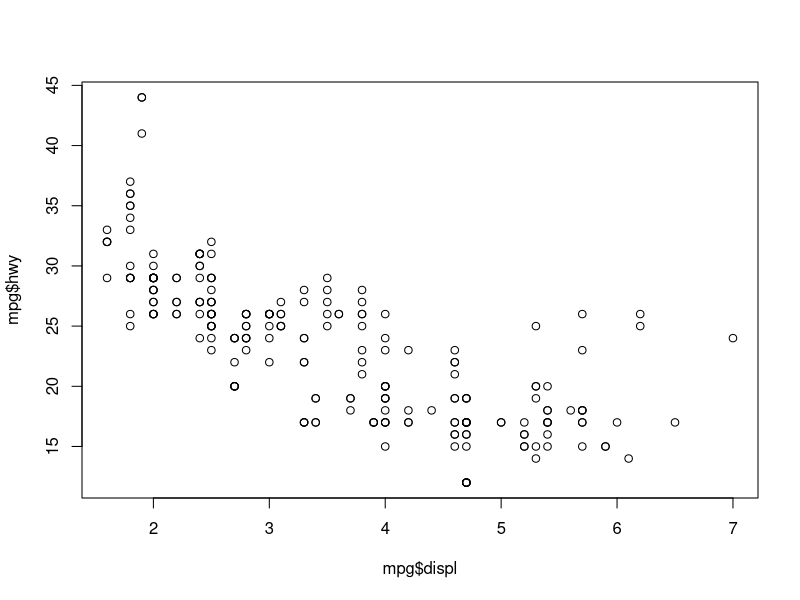
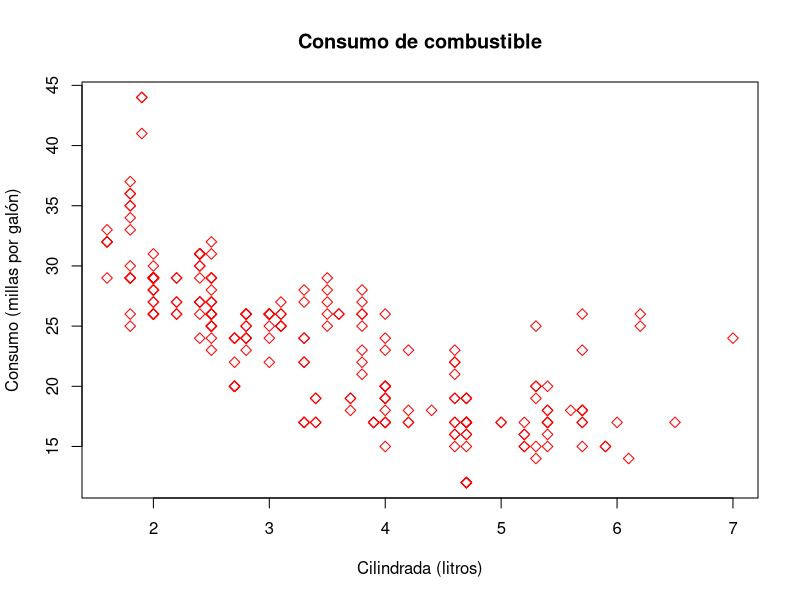
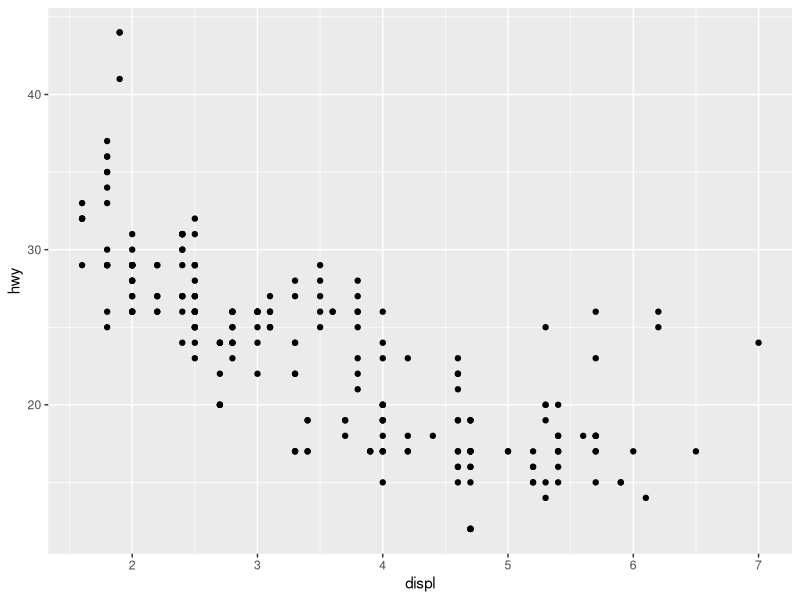
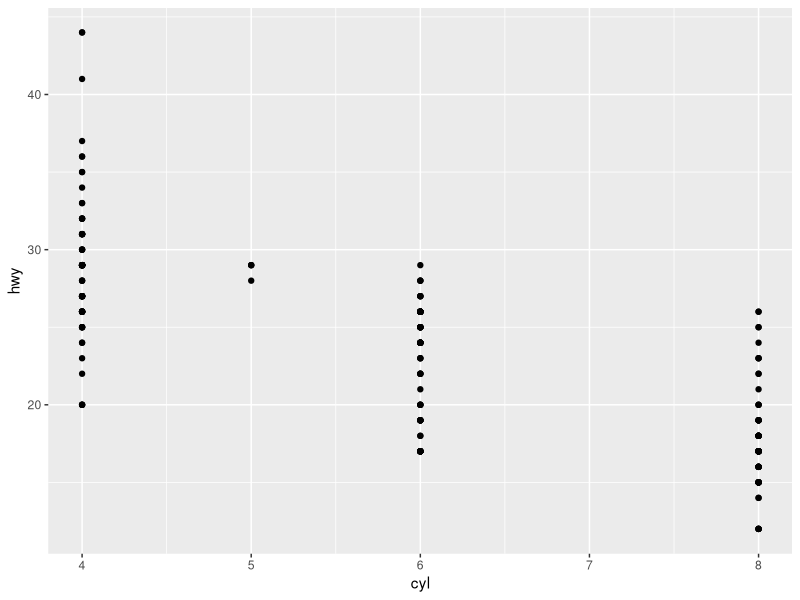
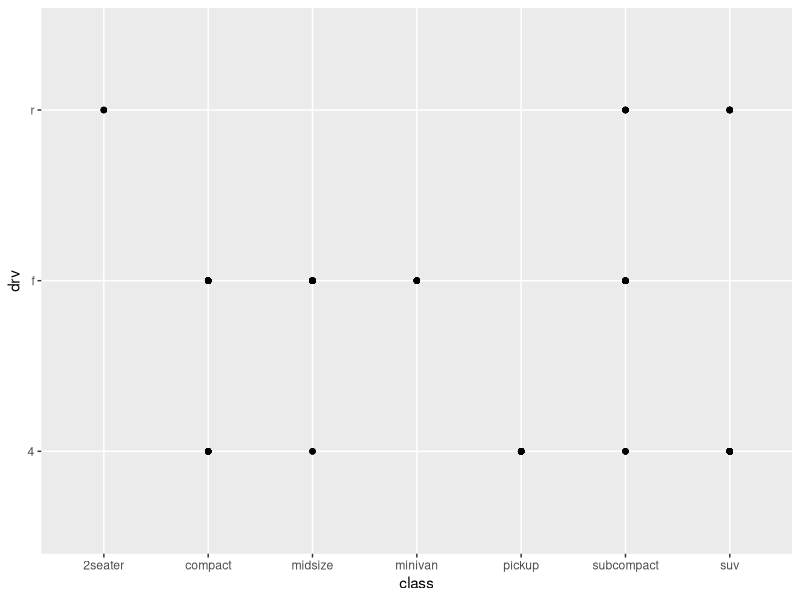
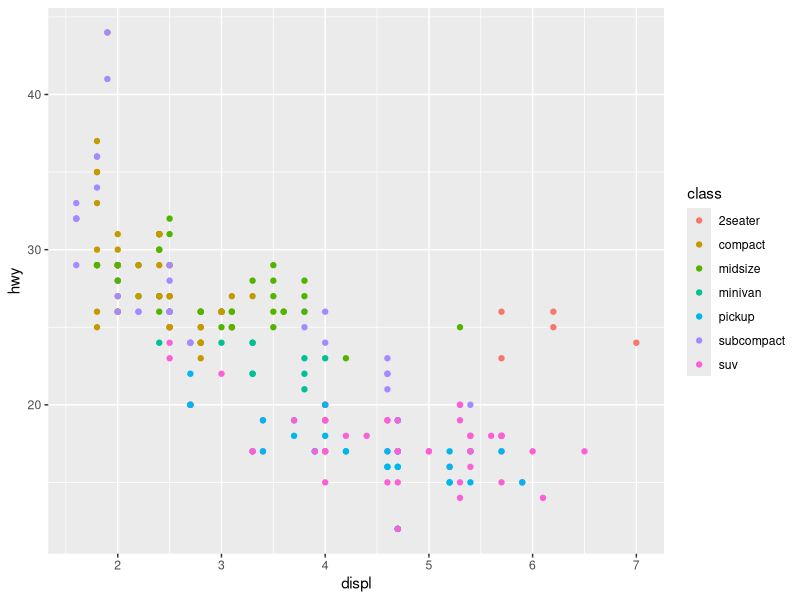
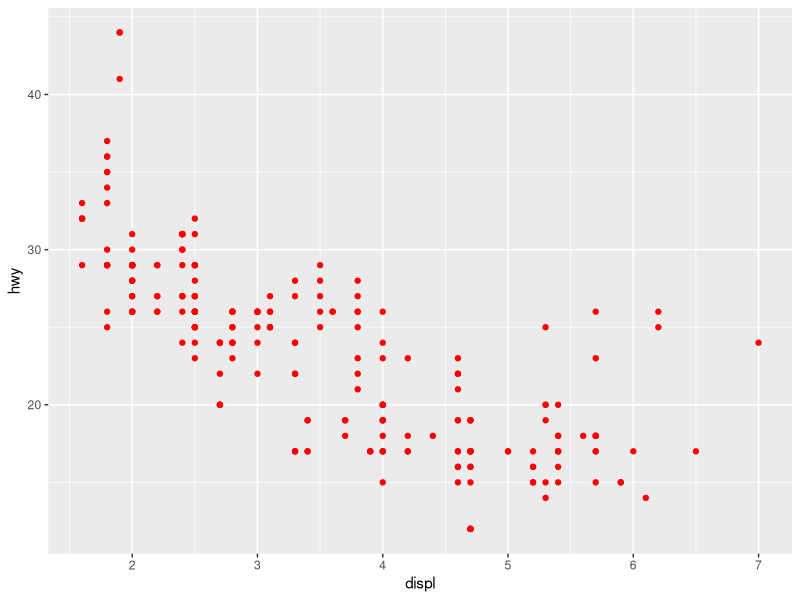
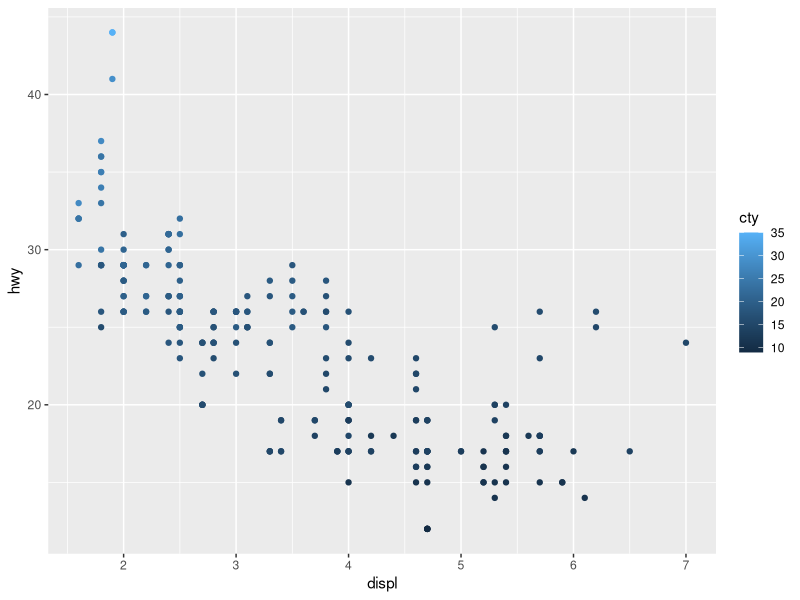

Recreate these plots in R, in order.
## ---- chunk 1
library(tidyverse)
## ---- chunk 2
mpg
## ---- chunk 3
head(diamonds, n = 10)
## ---- chunk 4
plot(mpg$displ, mpg$hwy)
## ---- chunk 5
plot(mpg$displ, mpg$hwy,
     main = "Consumo de combustible",
     xlab = "Cilindrada (litros)",
     ylab = "Consumo (millas por galón)", 
     pch = 5,
     col = "red")
## ---- chunk 6
ggplot(data = mpg) + 
  geom_point(mapping = aes(x = displ, y = hwy))
## ---- chunk 7
ggplot(mpg, aes(x = cyl, y = hwy)) +
  geom_point()
## ---- chunk 8
ggplot(mpg, aes(x = class, y = drv)) +
  geom_point()
## ---- chunk 9
ggplot(data = mpg) + 
  geom_point(mapping = aes(x = displ, y = hwy, color = class))
## ---- chunk 10
ggplot(data = mpg) + 
  geom_point(mapping = aes(x = displ, y = hwy), color = "red")
## ---- chunk 11
ggplot(mpg, aes(x = displ, y = hwy, colour = cty)) +
  geom_point()

ggplot(mpg, aes(x = displ, y = hwy, size = cty)) +
  geom_point()

## ---- chunk 12
ggplot(mpg, aes(x = displ, y = hwy, colour = cty, size = cty)) +
  geom_point()
## ---- chunk 13
ggplot(mpg, aes(x = displ, y = hwy, colour = displ < 5)) +
  geom_point()
## ---- chunk 14
ggplot(data = mpg) + 
  geom_point(mapping = aes(x = displ, y = hwy)) + 
  facet_wrap(~ class, nrow = 2)
## ---- chunk 15
ggplot(data = mpg) + 
  geom_point(mapping = aes(x = displ, y = hwy)) + 
  facet_grid(drv ~ cyl)
## ---- chunk 16
ggplot(data = mpg) + 
  geom_point(mapping = aes(x = drv, y = cyl)) 
## ---- chunk 17
ggplot(data = mpg) + 
  geom_point(mapping = aes(x = displ, y = hwy)) +
  facet_grid(drv ~ .)

ggplot(data = mpg) + 
  geom_point(mapping = aes(x = displ, y = hwy)) +
  facet_grid(. ~ cyl)
## ---- chunk 18
ggplot(data = mpg) +
  geom_point(mapping = aes(x = displ, y = hwy)) +
  facet_wrap(~class, nrow = 4)
## ---- chunk 19
ggplot(mpg, aes(x = displ, y = hwy)) +
  geom_point() +
  facet_grid(. ~ cty)
## ---- chunk 20
ggplot(data = mpg) + 
  geom_line(mapping = aes(x = displ, y = hwy))
## ---- chunk 21
ggplot(data = mpg) + 
  geom_point(mapping = aes(x = displ, y = hwy, colour = class), alpha = 0.4, size = 3)  +
  geom_smooth(mapping = aes(x = displ, y = hwy)) +
  xlab('Cilindrada (litros)') +
  ylab('Consumo (millas por galón)') +
  theme_light()
## ---- chunk 22
ggplot(data = mpg) + 
  geom_smooth(mapping = aes(x = displ, y = hwy, linetype = drv))
## ---- chunk 23
# suavizar de acuerdo a los niveles de 'drv'
# agrupa, pero no diferencia con colores o tipos de línea
ggplot(data = mpg) +
  geom_smooth(mapping = aes(x = displ, y = hwy, group = drv))

# suavizar de acuerdo a los niveles de 'drv'
# agrupa y diferencia con colores
ggplot(data = mpg) +
  geom_smooth(
    mapping = aes(x = displ, y = hwy, color = drv),
    show.legend = FALSE
  )
## ---- chunk 24
ggplot(data = mpg) + 
  geom_point(mapping = aes(x = displ, y = hwy, color = class)) + 
  geom_smooth(data = filter(mpg, class == "suv"), 
              mapping = aes(x = displ, y = hwy, color = class), 
              se = FALSE)
## ---- chunk 25
ggplot(data = mpg, mapping = aes(x = displ, y = hwy, color = class)) + 
  geom_point() + 
  geom_smooth(data = filter(mpg, class == "suv"),
              se = FALSE)

ggplot(data = mpg, mapping = aes(x = displ, y = hwy, color = class)) + 
  geom_point() + 
  geom_smooth(data = filter(mpg, class == "suv"),
              se = TRUE)
## ---- chunk 26
ggplot(mpg, aes(x = displ, y = hwy)) +
  geom_point() +
  geom_smooth(se = FALSE, )

ggplot(mpg, aes(x = displ, y = hwy)) +
  geom_smooth(mapping = aes(group = drv), se = FALSE) +
  geom_point()

ggplot(mpg, aes(x = displ, y = hwy, colour = drv)) +
  geom_point() +
  geom_smooth(se = FALSE)

ggplot(mpg, aes(x = displ, y = hwy)) +
  geom_point(aes(colour = drv)) +
  geom_smooth(se = FALSE)

ggplot(mpg, aes(x = displ, y = hwy)) +
  geom_point(aes(colour = drv)) +
  geom_smooth(aes(linetype = drv), se = FALSE)

ggplot(mpg, aes(x = displ, y = hwy)) +
  geom_point(size = 4, color = "white") +
  geom_point(aes(colour = drv))

ggplot(mpg, aes(x = displ, y = hwy)) +
  geom_point(aes(fill = drv), 
             shape = 21, 
             colour = "white",  
             size = 2, 
             stroke = 3)
## ---- chunk 27
# geom_bar tiene a stat_count como el "stat" por defecto: 
ggplot(data = diamonds) + 
  geom_bar(mapping = aes(x = cut))

# stat_count tiene a geom_bar como el "geom" por defecto:
ggplot(data = diamonds) + 
  stat_count(mapping = aes(x = cut))
## ---- chunk 28
summary(diamonds$cut)

mi_df <- data.frame( cut = c("Fair", "Good", "Very Good", "Premium", "Ideal"),
                       freq = c(1610, 4906, 12082, 13791, 21551 ))

print(mi_df)

ggplot(data = mi_df) +
  geom_bar(mapping = aes(x = cut, y = freq), stat = "identity")
## ---- chunk 29
ggplot(data = diamonds) + 
  geom_bar(mapping = aes(x = cut, colour = cut), alpha = 0.5)
ggplot(data = diamonds) + 
  geom_bar(mapping = aes(x = cut, fill = cut))
## ---- chunk 30
ggplot(data = diamonds) + 
  geom_bar(mapping = aes(x = cut, y = stat(prop), group = 1))
## ---- chunk 31
ggplot(data = diamonds) + 
  stat_summary(
    mapping = aes(x = cut, y = depth),
    fun.min = min,
    fun.max = max,
    fun = median
  )
## ---- chunk 32
ggplot(data = diamonds) + 
  geom_bar(mapping = aes(x = cut, fill = clarity))
## ---- chunk 33
# todas las barras iguales para comparar proporciones de claridad
# de acuerdo al tipo de corte:
ggplot(data = diamonds) + 
  geom_bar(mapping = aes(x = cut, fill = clarity), position = "fill")

# frecuencias por tipo de corte y claridad:
ggplot(data = diamonds) + 
  geom_bar(mapping = aes(x = cut, fill = clarity), position = "dodge")
## ---- chunk 34
p <- ggplot(data = mpg, mapping = aes(x = displ, y = hwy)) 

# con algo transparencia los superpuestos producen un color oscuro:
p + geom_point(alpha = 0.3, size = 3)

# dispersamos con "jitter":
p + geom_point(alpha = 0.3, size = 3, position = "jitter")
## ---- chunk 35
p + geom_point() +
  geom_count()
## ---- chunk 36
p_box <- ggplot(data = mpg, aes(x = drv, y = hwy)) +
  geom_boxplot()
p_box
## ---- chunk 37
ggplot(data = mpg, aes(x = drv, y = hwy)) +
  geom_boxplot(outlier.colour = "hotpink") +
  geom_jitter(alpha = 0.3, width = 0.1) + 
  theme_light()
## ---- chunk 38
p_box2 <- ggplot(data = mpg, aes(x = drv, y = hwy, color = class)) +
  geom_boxplot() 
p_box2
## ---- chunk 39
p_box2 <- ggplot(data = mpg, aes(x = drv, y = hwy, color = class)) +
  geom_boxplot() +coord_flip()
p_box2
## ---- chunk 40
pie <- ggplot(mpg, aes(x = factor(1), fill = factor(drv))) +
 geom_bar(width = 1)
pie + coord_polar(theta = "y")
